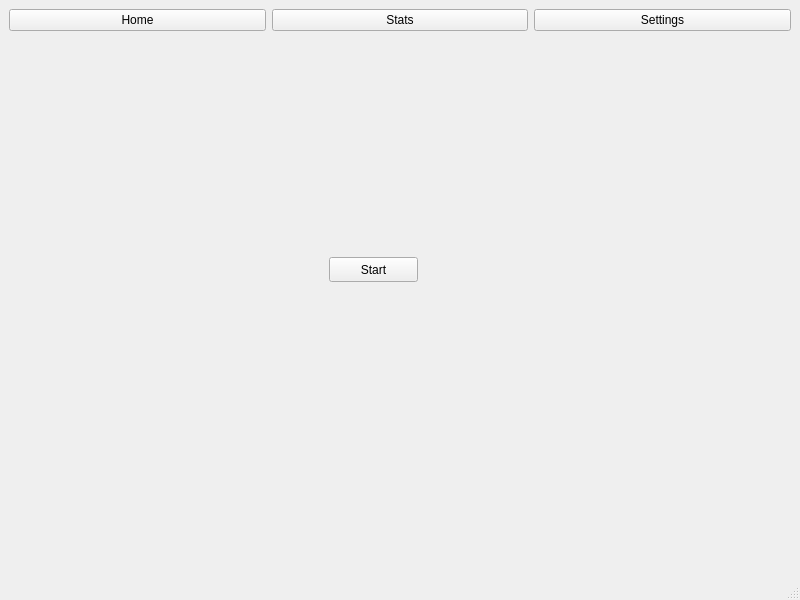
<?xml version="1.0" encoding="UTF-8"?>
<ui version="4.0">
 <class>MainWindow</class>
 <widget class="QMainWindow" name="MainWindow">
  <property name="geometry">
   <rect>
    <x>0</x>
    <y>0</y>
    <width>800</width>
    <height>600</height>
   </rect>
  </property>
  <property name="windowTitle">
   <string>MainWindow</string>
  </property>
  <widget class="QWidget" name="centralwidget">
   <layout class="QGridLayout" name="gridLayout">
    <item row="2" column="0">
     <widget class="QStackedWidget" name="stackedWidget">
      <widget class="QWidget" name="page_5">
       <widget class="QPushButton" name="pushButton_4">
        <property name="geometry">
         <rect>
          <x>320</x>
          <y>220</y>
          <width>89</width>
          <height>25</height>
         </rect>
        </property>
        <property name="text">
         <string>Start</string>
        </property>
       </widget>
      </widget>
      <widget class="QWidget" name="page_6">
       <widget class="QLabel" name="label">
        <property name="geometry">
         <rect>
          <x>350</x>
          <y>230</y>
          <width>67</width>
          <height>17</height>
         </rect>
        </property>
        <property name="text">
         <string>Stats</string>
        </property>
       </widget>
      </widget>
      <widget class="QWidget" name="page_7">
       <widget class="QLabel" name="label_2">
        <property name="geometry">
         <rect>
          <x>370</x>
          <y>230</y>
          <width>67</width>
          <height>17</height>
         </rect>
        </property>
        <property name="text">
         <string>Settings</string>
        </property>
       </widget>
      </widget>
     </widget>
    </item>
    <item row="0" column="0">
     <layout class="QHBoxLayout" name="horizontalLayout_3">
      <item>
       <widget class="QPushButton" name="pushButton_3">
        <property name="text">
         <string>Home</string>
        </property>
       </widget>
      </item>
      <item>
       <widget class="QPushButton" name="pushButton_2">
        <property name="text">
         <string>Stats</string>
        </property>
       </widget>
      </item>
      <item>
       <widget class="QPushButton" name="pushButton">
        <property name="text">
         <string>Settings</string>
        </property>
       </widget>
      </item>
     </layout>
    </item>
   </layout>
  </widget>
  <widget class="QMenuBar" name="menubar">
   <property name="geometry">
    <rect>
     <x>0</x>
     <y>0</y>
     <width>800</width>
     <height>22</height>
    </rect>
   </property>
  </widget>
  <widget class="QStatusBar" name="statusbar"/>
 </widget>
 <resources/>
 <connections/>
</ui>
